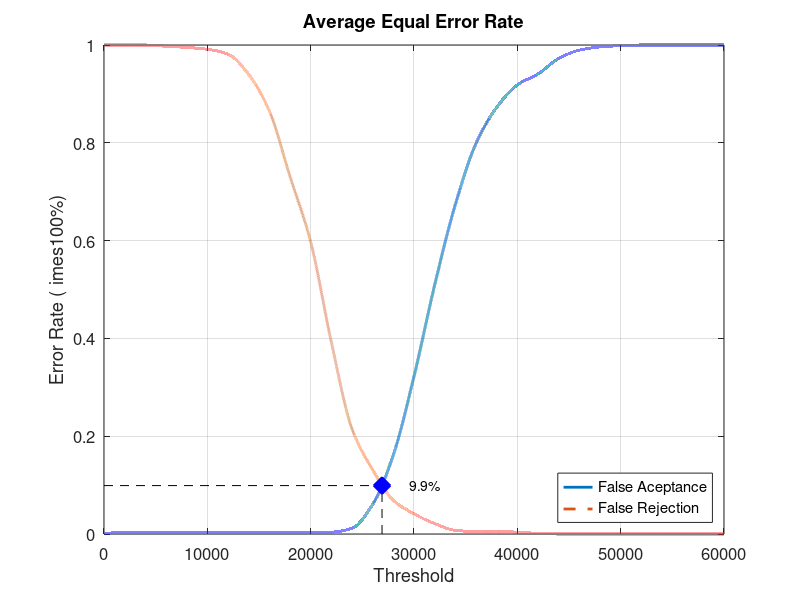
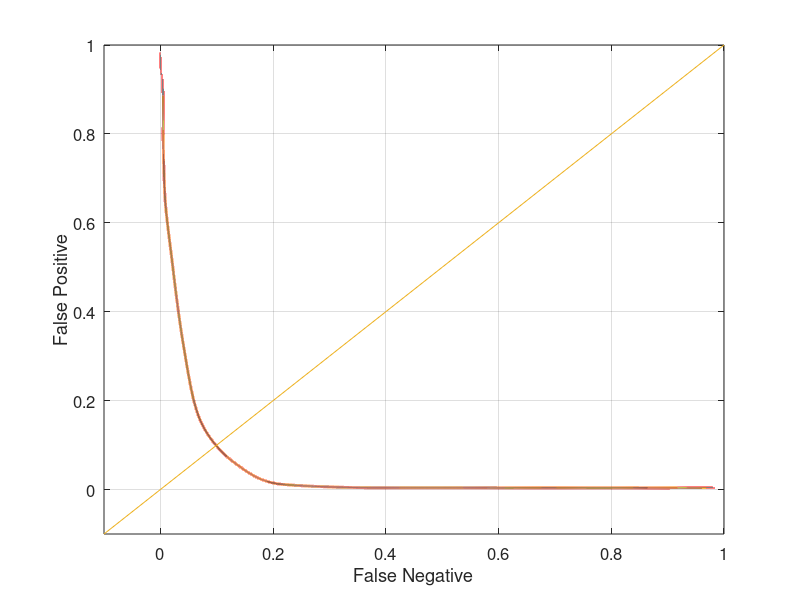

These charts were generated, in order, by the following MATLAB code:
close all;
clear;
clc;
x = 0:2000:60000;
xq = 0:0.5:60000;

y0 = [0 0.00394737 0.00394737 0.00394737 0.00394737 0.00394737 0.00394737 0.00394737 0.00394737 0.00394737 0.00394737 0.00394737 0.0118421 0.0605263 0.161842 0.322368 0.509211 0.673684 0.798684 0.872368 0.918421 0.940789 0.972368 0.989474 0.996053 0.998684 1 1 1 1 1]
yy0 = interp1(x, y0, xq, 'pchip');
y1 = [1 1 1 0.9975 0.995 0.99125 0.98125 0.94 0.865 0.73125 0.5975 0.3925 0.215 0.13125 0.06875 0.04125 0.02125 0.0075 0.005 0.005 0.00375 0.00125 0 0 0 0 0 0 0 0 0]
yy1 = interp1(x, y1, xq, 'pchip');

% Calculating EER: 
y2 = abs(y0 - y1);
find(y2 == min(y2))
yy2 = abs(yy0 - yy1);
xEER = find(yy2 == min(yy2));
xEERIndex = xq(xEER) % X-axis EER
yEER = yy0(xEER) % Y-axis EER

main = figure
plot(xq, yy0,'-','LineWidth', 2);	hold on
plot(xq, yy1,'--','LineWidth', 2);	hold on
plot([xEERIndex xEERIndex], [0 yEER], 'k--');	hold on
plot([0 xEERIndex], [yEER yEER], 'k--');	hold on
plot(xEERIndex, yEER, 'bx', 'LineWidth', 10);	hold on
text(xEERIndex + 10 * xEERIndex / 100, yEER, [num2str(round((10000 * yEER)) / 100) '%'])
legend('False Aceptance', 'False Rejection', 'Location', 'SouthEast')
xlabel('Threshold')
ylabel('Error Rate (	imes100%)')
title('Average Equal Error Rate')
set(gca, 'FontSize', 12)
axis([0 60000 0 1])
grid on

print(main, 'Experiment2AverageMain', '-dpng');
FNRxFPR = figure('Color', [1 1 1]);
plot(yy1, yy0, '-', yy1, yy0, 'LineWidth', 2);
hold on
y = -0.1:0.1:1
plot(y, y); 
set(gca, 'FontSize', 12)
xlabel('False Negative')
ylabel('False Positive')
axis([-0.1 1 -0.1 1])
set(gca, 'FontSize', 12)
grid on

print(FNRxFPR, 'Experiment2AverageFNRxFPR','-dpng');
